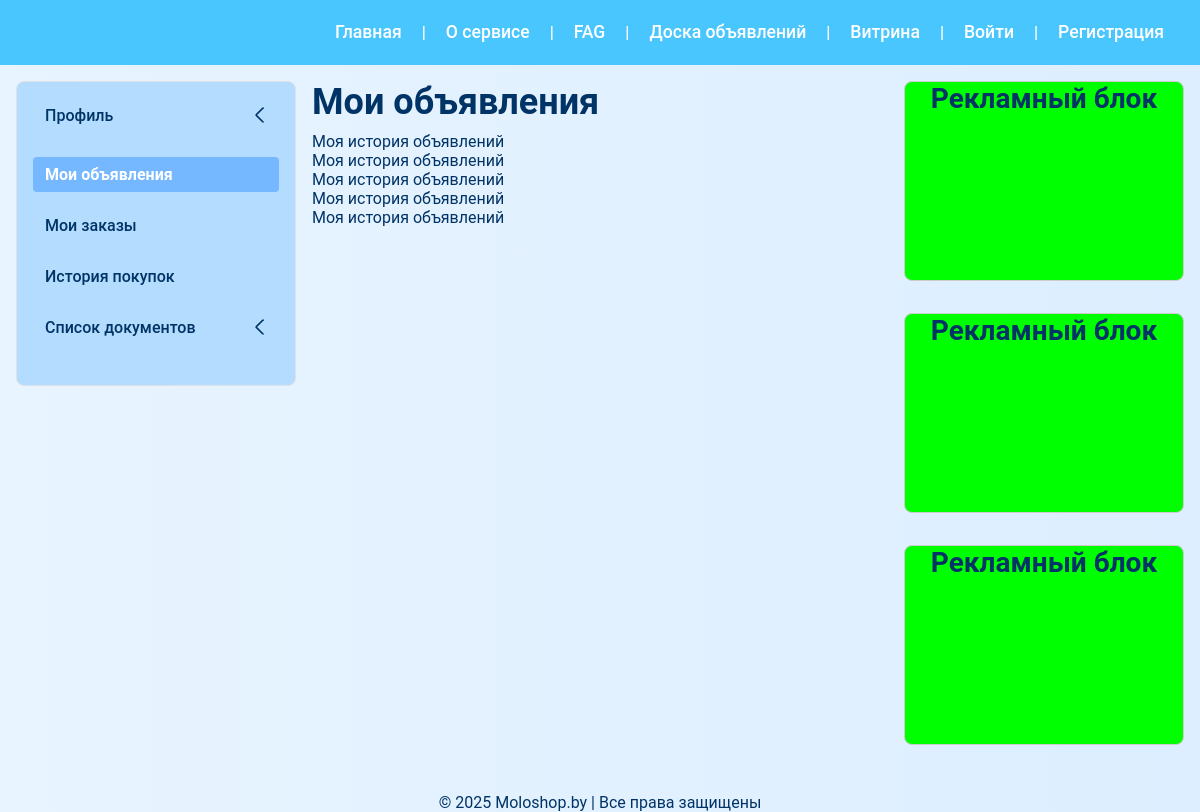
The app's page /userpanel/my-ads/ with its own data.
### apps/userpanel/models/menu.py (models this page shows, shortened)
class ProfileMenuCategory(UUIDModel, MPTTModel):
    name = models.CharField(max_length=100)
    slug = models.SlugField(
        unique=True,
        max_length=100,
        blank=True,
        help_text="Автоматически создаётся из названия. Используется для URL-конфигурации."
    )
    url = models.CharField(
        max_length=200,
        blank=True,
        help_text="Имя URL-шаблона с namespace (например: 'landing:policy_detail') или абсолютная ссылка"
    )
    url_params = models.JSONField(
        blank=True,
        null=True,
        help_text="Параметры для reverse(), например: {'slug': 'privacy-policy'}"
    )
    is_named_url = models.BooleanField(default=True, help_text="True — использовать reverse() по url_name")
    parent = TreeForeignKey('self', on_delete=models.CASCADE, null=True, blank=True, related_name='children')
    order = models.PositiveIntegerField(default=0)
    class MPTTMeta:
        order_insertion_by = ['order']
    class Meta:
        app_label = 'userpanel'
        verbose_name = "Пункт меню"
        verbose_name_plural = "Меню личного кабинета"
    def get_absolute_url(self):
        from django.urls import reverse
        if self.is_named_url:
            try:
                if self.url_params:
                    return reverse(self.url, kwargs=self.url_params)
                return reverse(self.url)
            except:
                return '#'
        return self.url

### apps/userpanel/views/main.py (the view)
# urls.py: path('my-ads/', my_ads, name='my_ads'),  # мои объявления
def my_ads(request):
    data = {
        'title': 'Мои объявления',
        'info': 'Моя история объявлений',
        "current_path": request.path,
    }
    return render(request, 'userpanel/my_ads.html', context=data)

### apps/userpanel/templatetags/profile_menu.py (called while the page is built)
@register.inclusion_tag("userpanel/components/user_menu.html", takes_context=True)
def render_user_menu(context):
    request = context['request']
    current_path = request.path
    all_items = ProfileMenuCategory.objects.all().prefetch_related('parent', 'children__children')
    menu_sections = [item for item in all_items if item.parent is None]
    def get_open_ids(path):
        for item in all_items:
            if item.get_absolute_url() == path:
                open_ids = []
                current = item.parent
                while current:
                    open_ids.append(current.id)
                    current = current.parent
                return open_ids
        return []
    open_ids = get_open_ids(current_path)
    return {
        'menu_sections': menu_sections,
        'request': request,
        'current_path': current_path,
        'open_ids': open_ids,
    }

### apps/userpanel/templates/userpanel/my_ads.html (shortened to what this page needs)
{% extends "userpanel/base_userpanel.html" %}
{% load static %}
{% block content %}
<h1>{{ title }}</h1>
        {% with ""|center:5 as repeat_range %}
          {% for _ in repeat_range %}
            <p>{{ info }}</p>
          {% endfor %}
        {% endwith %}
{% endblock content %}

### apps/userpanel/templates/userpanel/base_userpanel.html (shortened to what this page needs)
{% load static %}
{% load core_tags %}
{% load profile_menu %}
<!DOCTYPE html>
<html lang="ru">
<head>
   <link type="text/css" href="{% static 'core/css/global_core.css' %}" rel="stylesheet" />
  <link type="text/css" href="{% static 'userpanel/css/userpanel.css' %}" rel="stylesheet" />
</head>
<body>
  <nav class="navbar" role="navigation" aria-label="Главное меню">
    {% core_tags_main_menu %}
  </nav>
  <div class="container mt-4">
    <div class="row align-items-start">
    <nav class="col-3 col-md-12 m-8">
      {% render_user_menu %}
    </nav>
      <main class="col-6 col-md-12 m-8">
        <div class="pb-28">
          {% block content %}{% endblock %}
        </div>
      </main>
      <section class="col-3 col-md-12 m-8 text-center">
        {% with ""|center:3 as repeat_range %}
          {% for _ in repeat_range %}
            <div style="height: 200px; margin-bottom: 2rem; background-color: #00FF00; border: 1px solid #ccc; border-radius: 0.5rem;">
              <h3>Рекламный блок</h3>
            </div>
          {% endfor %}
        {% endwith %}
      </section>
    </div>
  </div>
  <footer class="main-footer">
    <div class="container mt-4 text-center">
      &copy; 2025 Moloshop.by | Все права защищены
    </div>
  </footer>
</body>
</html>

### apps/core/templates/core/includes/main_menu.html (shortened to what this page needs)
{% load static %}
  <div class="container">
    <div id="navbar-menu" class="navbar-menu">
      <ul class="menu-list">
        {% for item in menu_items %}
          <li class="menu-item{% if item.children %} has-dropdown{% endif %}">
            <div class="menu-link-wrap">
              <a href="{% url item.url_name %}" class="menu-link">{{ item.title }}</a>
            </div>
          </li>
          {% if not forloop.last %}
            <li class="divider-item align-self-center d-none-md-down" aria-hidden="true">|</li>
          {% endif %}
        {% endfor %}
      </ul>
    </div>
  </div>

### apps/userpanel/templates/userpanel/components/user_menu.html (shortened to what this page needs)
<div class="user-menu-wrapper mb-4 border rounded">
  <nav class="user-menu">
    {% for section in menu_sections %}
      <div class="menu-section">
        {% if section.children.exists %}
          <div class="menu-header-wrap">
            <a href="{{ section.get_absolute_url }}"
               class="menu-header{% if current_path == section.get_absolute_url %} active{% endif %}">
              {{ section.name }}
            </a>
            <label for="toggle-section-{{ section.pk }}" class="chevron-toggle" aria-label="Развернуть меню">
              <span class="chevron-icon"></span>
            </label>
          </div>
        {% else %}
          <div class="menu-header-wrap">
            <a href="{{ section.get_absolute_url }}"
               class="menu-header{% if current_path == section.get_absolute_url %} active{% endif %}">
              {{ section.name }}
            </a>
          </div>
        {% endif %}
      </div>
    {% endfor %}
  </nav>
</div>

### apps/core/static/core/css/global_core.css (style rules this page uses)
html,body,div,span,applet,object,iframe,h1,h2,h3,h4,h5,h6,p,blockquote,pre,a,abbr,acronym,address,big,cite,code,del,dfn,em,img,ins,kbd,q,s,samp,small,strike,strong,sub,sup,tt,var,b,u,i,center,dl,dt,dd,ol,ul,li,fieldset,form,label,legend,table,caption,tbody,tfoot,thead,tr,th,td,article,aside,canvas,details,embed,figure,figcaption,footer,header,hgroup,menu,nav,output,ruby,section,summary,time,mark,audio,video { margin:0;padding:0;border:0;vertical-align:baseline;font-size:100%;font:inherit;box-sizing:border-box }
html,body { height:100%;font-family:'Roboto', 'Segoe UI', 'Helvetica Neue', Arial, sans-serif;background:linear-gradient(90deg, #E8F4FF 0%, #DCEEFF 100%);background-repeat:no-repeat;background-attachment:fixed;color:#036;-webkit-font-smoothing:antialiased;-moz-osx-font-smoothing:grayscale }
a { color:#fff;text-decoration:none;transition:color 0.3s ease }
ul,ol { list-style:none }
*,*::before,*::after { box-sizing:border-box }
h1,h2,h3,h4,h5,h6 { font-family:inherit;font-weight:700;line-height:1.2;margin-bottom:0.5rem }
h1 { font-size:2.25rem }
h3 { font-size:1.75rem }
.container { max-width:1200px;margin-left:auto;margin-right:auto;padding-left:1rem;padding-right:1rem }
.row { display:flex;flex-wrap:wrap;margin-left:-.5rem;margin-right:-.5rem }
[class*="col-"] { padding-left:.5rem;padding-right:.5rem;box-sizing:border-box }
.col-3 { flex:0 0 auto;width:25% }
.col-6 { flex:0 0 auto;width:50% }
.mt-4 { margin-top:1rem !important }
.mb-4 { margin-bottom:1rem !important }
.text-center { text-align:center !important }
.border { border:1px solid #dee2e6 !important }
.rounded { border-radius:0.5rem !important }
.align-items-start { align-items:flex-start !important }
.align-self-center { align-self:center !important }
.navbar { background-color:#4AC6FF;padding:1rem 0.5rem;position:relative;z-index:50 }
.navbar .container { display:flex;align-items:center;justify-content:flex-end;flex-wrap:wrap }
.navbar .menu-list { display:flex;gap:0.5rem;list-style:none;padding:0;margin:0 }
.navbar .menu-list .menu-item { position:relative }
.navbar .menu-list .menu-item .menu-link-wrap { display:flex;align-items:center;gap:0.25rem }
.navbar .menu-list .menu-item .menu-link { color:#fff;font-size:1.1rem;font-weight:500;text-decoration:none;padding:0.4rem 0.75rem;border-radius:0.4rem;display:block;transition:all 0.2s ease }
.navbar .divider-item { color:#fff;font-weight:bold;user-select:none }

### apps/userpanel/static/userpanel/css/userpanel.css (style rules this page uses)
.user-menu-wrapper { background:#B3DCFF;border:1px solid #ccc;border-radius:0.5rem;padding:0 }
.user-menu-wrapper .user-menu { display:block;padding:1rem }
.user-menu-wrapper .menu-section { margin-bottom:1rem }
.user-menu-wrapper .menu-section .menu-header-wrap,.user-menu-wrapper .menu-section .submenu-header-wrap { display:flex;justify-content:space-between;align-items:center }
.user-menu-wrapper .menu-section .menu-header { flex-grow:1;text-decoration:none;font-weight:500;background-color:#B3DCFF;color:#036;padding:0.5rem 0.75rem;border-radius:0.25rem }
.user-menu-wrapper .menu-section .menu-header.active { background-color:#75B8FF;color:#fff;font-weight:bold }
.user-menu-wrapper .menu-section .chevron-toggle { display:inline-flex;align-items:center;justify-content:center;width:2rem;height:2rem;cursor:pointer }
.user-menu-wrapper .menu-section .chevron-icon { display:inline-block;width:12px;height:12px;border:solid #036;border-width:0 2px 2px 0;transform:rotate(135deg);border-radius:2px;transition:transform 0.3s ease }

### records on screen
ProfileMenuCategory: name "Профиль"
ProfileMenuCategory: name "Мои объявления"
ProfileMenuCategory: name "Мои заказы"
ProfileMenuCategory: name "История покупок"
ProfileMenuCategory: name "Список документов"

### other values on screen
{{ item.title }} "Главная" "О сервисе" "FAG" "Доска объявлений" "Витрина" "Войти" "Регистрация"
{{ info }} "Моя история объявлений" "Моя история объявлений" "Моя история объявлений" "Моя история объявлений" "Моя история объявлений"
